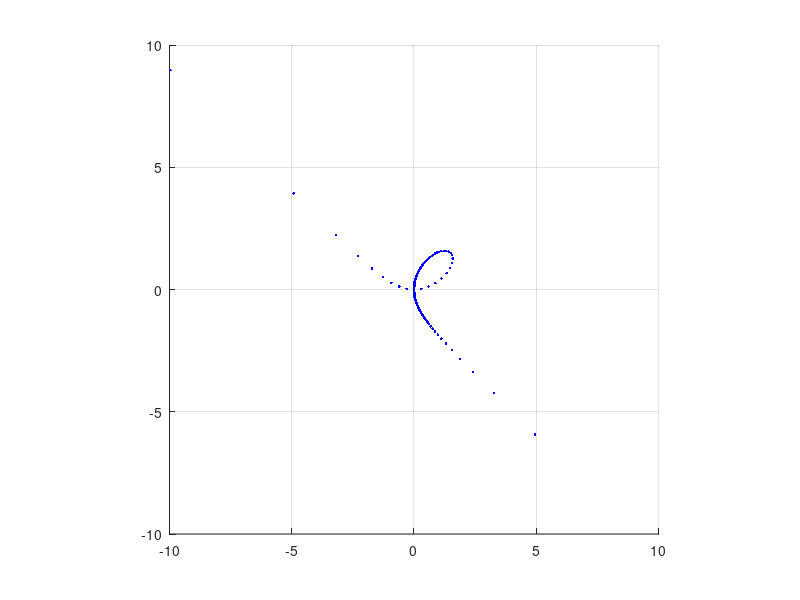

This figure's MATLAB source:
function declist
    t = -50: 0.1 :50; a = 1;
    x=3*a.*t./(1+t.^3);
    y=3*a.*t.^2./(1+t.^3);
    hold on
    grid on
    axis([-10 10 -10 10])
    axis equal
    for i=1:length(t)
        plot(x(1,i),y(1,i),x(i),y(i), 'b.')
        getframe;
    end
end